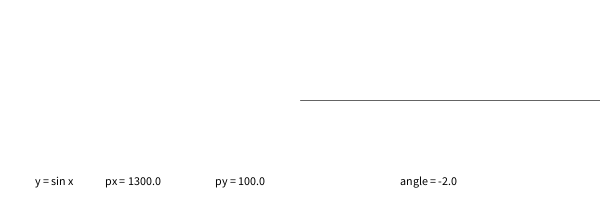
Frame 1 (no input)
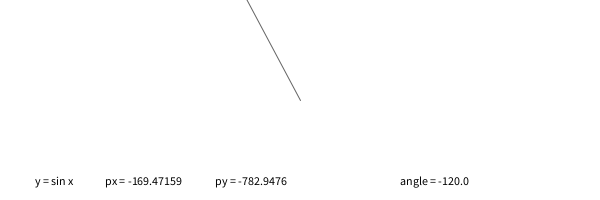
Frame 60 (the mouse pressed at the canvas centre just before this capture)
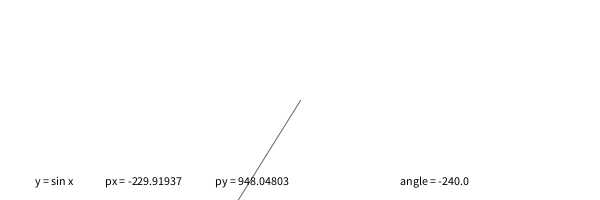
Frame 120 (the mouse held since frame 60 and released just before this capture)

The Processing sketch that drew these frames (run headless with seeded random() and noise(); from frame 60 on, the mouse is pressed at the canvas centre):

// Processing sketch: sketch_160401b
// ── sketch_160401b.pde
float px, py, px2, py2;
float angle, angle2;
float radius = 50;
float frequency = 2;
float frequency2 = 2;
float x, x2;

void setup(){
  size(600, 200);
}

void draw(){
  background (255);
  
  // Rotates rectangle around circle
  px = width/2 + cos(radians(angle))*(1000);
  py = height/2 + sin(radians(angle))*(1000);
  
  
  fill(0);
  rect (px, py, 5, 5);
  stroke(100);
  line(width/2, height/2, px, py);



  // Send small ellipse along sine curve
  angle -= frequency;
  x+=1;


  // Output calculations to screen
  text("y = sin x", 35, 185);
  text("px = " + px, 105, 185);
  text("py = " + py, 215, 185);
  text("angle = " + angle, 400,185);
}
